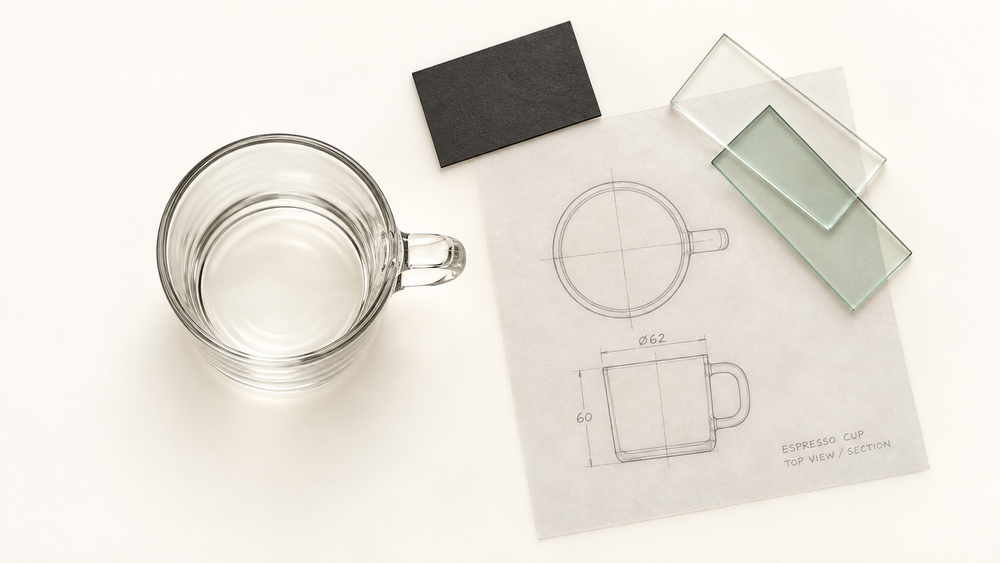
#> input picture assets/examples/real-objects-20260913/01-glass-cup/landscape/image.png, 1000 x 563 px, shrunk from 1672 x 941 before the run
$ python enhance_carrier_texture.py --input ../../../assets/examples/real-objects-20260913/01-glass-cup/landscape/image.png --output out.png
#> lines starting #> are read from the running program, lines starting #| are printed output that depends on the picture; after the words box and inside, x2 and y2 are one past the last pixel; in counts of white or black regions, pixels touching at a corner belong together
#!/usr/bin/env python3
"""Increase existing carrier micro-contrast without moving scene geometry."""

from __future__ import annotations

import argparse
import json
from pathlib import Path

try:
    from PIL import Image, ImageChops, ImageEnhance, ImageFilter, ImageOps
except ImportError as exc:  # pragma: no cover - environment-specific failure
    raise SystemExit("Pillow is required: python3 -m pip install Pillow") from exc


def _bounded_int(value: int, minimum: int, maximum: int, name: str) -> int:
#> in main, source is the input picture: PIL image 1000x563 RGB; mean R, G, B 232.3, 227.7, 219.9
    if not minimum <= value <= maximum:
        raise ValueError(f"{name} must be from {minimum} to {maximum}")
    return value


def _circular_hue_mask(channel: Image.Image, center: int, tolerance: int) -> Image.Image:
    return channel.point(
        lambda value: 255 if min(abs(value - center), 256 - abs(value - center)) <= tolerance else 0
    )


def build_carrier_mask(
    image: Image.Image,
    *,
    hue_center: int,
    hue_tolerance: int,
    minimum_saturation: int,
    maximum_value: int,
) -> Image.Image:
#> called with hue_center = 132, hue_tolerance = 18, minimum_saturation = 35, maximum_value = 150
    hsv = image.convert("HSV")
#> hsv: PIL image 1000x563 HSV; mean H, S, V 26.2, 14.2, 232.4
    hue, saturation, value = hsv.split()
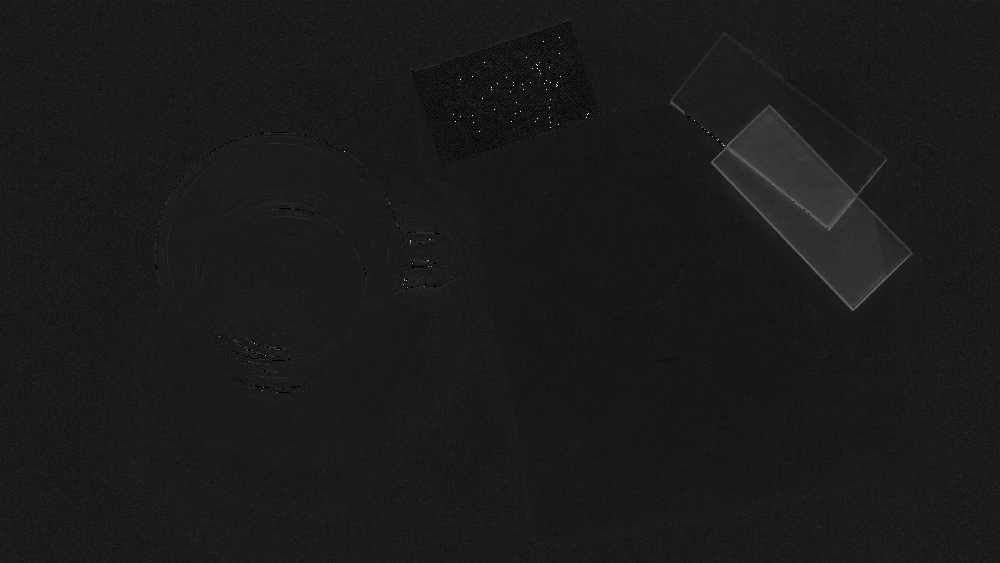
#> hue: PIL image 1000x563 L; min 0, max 247, mean 26.2
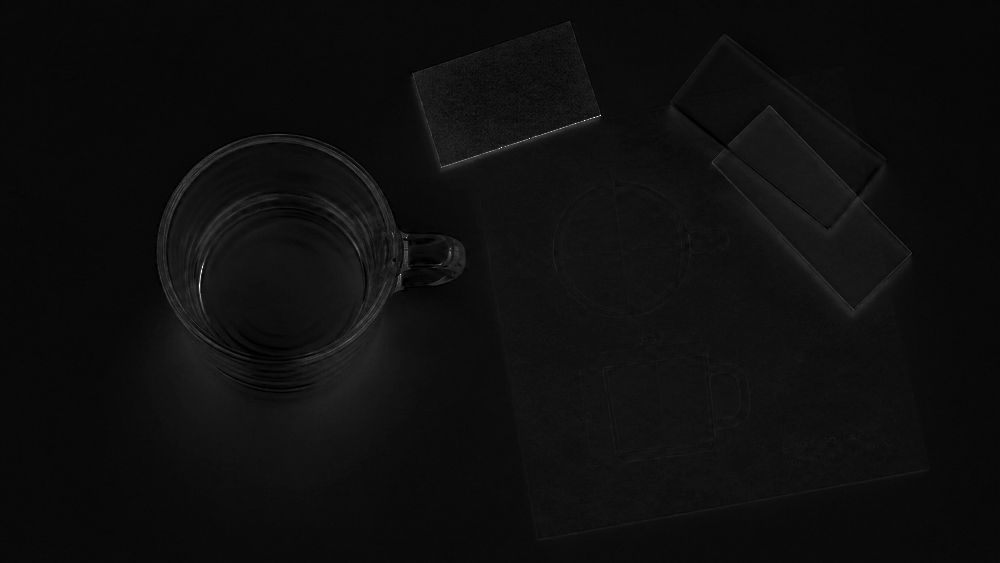
#> saturation: PIL image 1000x563 L; min 0, max 255, mean 14.2
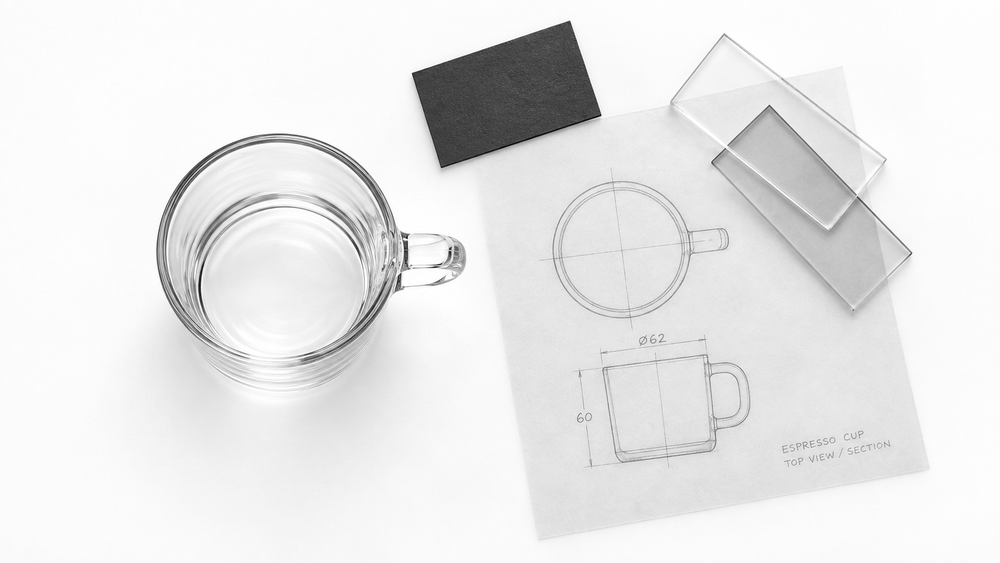
#> value: PIL image 1000x563 L; min 1, max 255, mean 232.4
    hue_mask = _circular_hue_mask(hue, hue_center, hue_tolerance)
#> in _circular_hue_mask, `return channel.point( lambda value: 255 if min(abs(value - center), 25..`:
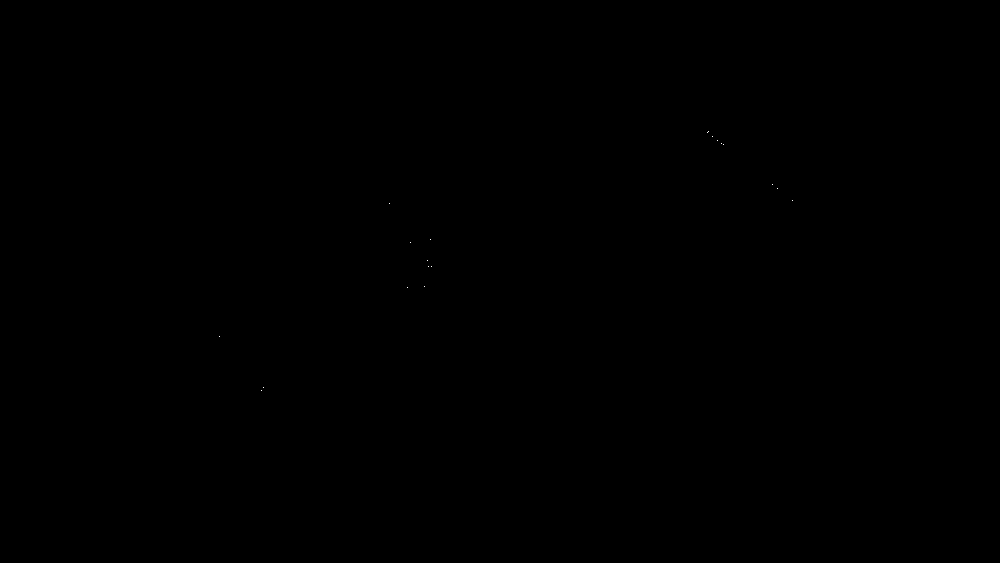
#> returned value: PIL image 1000x563 L; 0% white in thin lines or dots, all inside (x1, y1, x2, y2) = (219, 131, 793, 391)
    saturation_mask = saturation.point(lambda item: 255 if item >= minimum_saturation else 0)
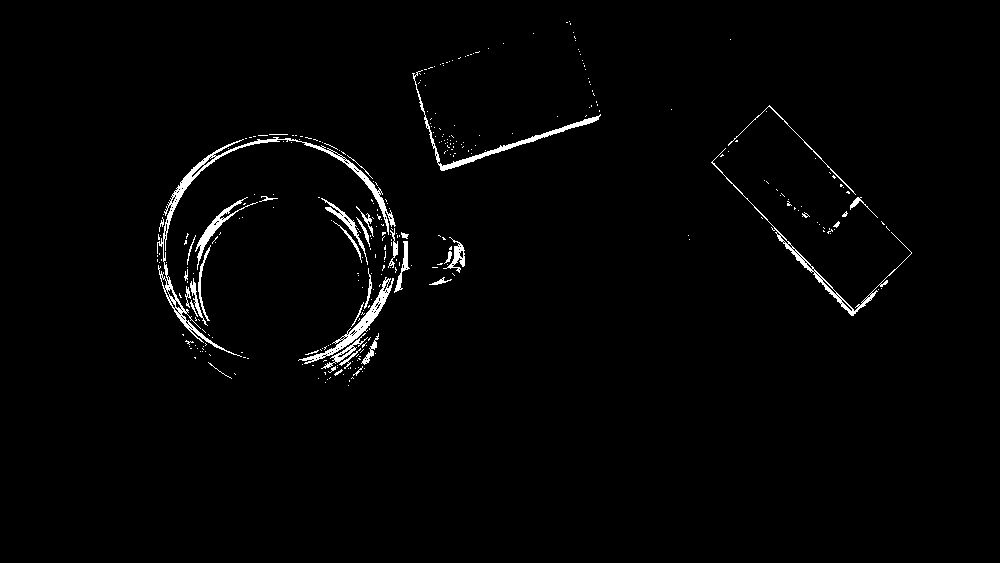
#> saturation_mask: PIL image 1000x563 L; 1.7% white; 328 white regions (290 under 20 px), largest, box (x1, y1, x2, y2) and area: (157, 137, 396, 357) 2287, (412, 70, 601, 171) 993, (298, 277, 394, 364) 957
    value_mask = value.point(lambda item: 255 if item <= maximum_value else 0)
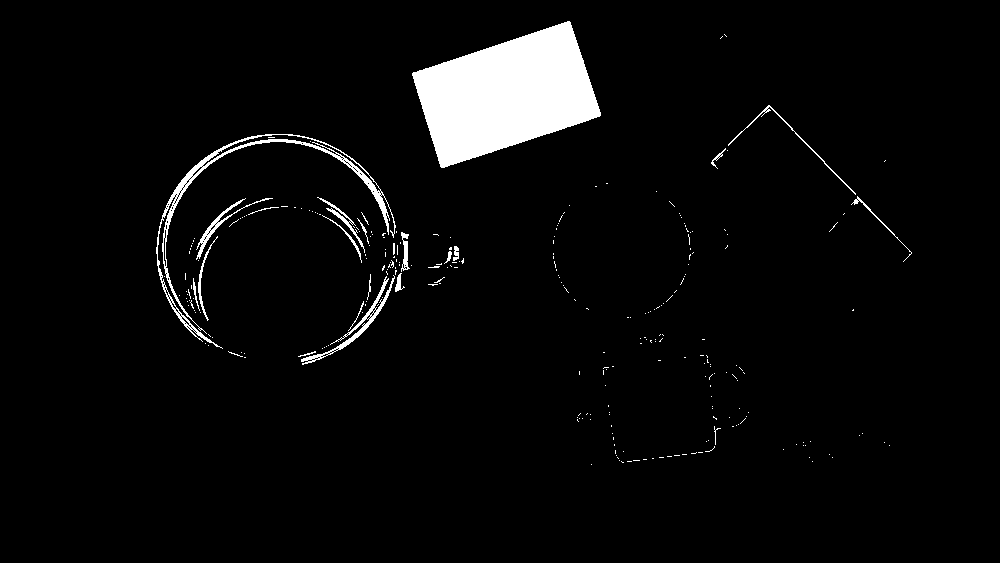
#> value_mask: PIL image 1000x563 L; 4.1% white; 278 white regions (256 under 20 px), largest, box (x1, y1, x2, y2) and area: (412, 21, 601, 168) 16889, (156, 134, 396, 349) 2673, (301, 275, 395, 365) 763
    mask = ImageChops.multiply(ImageChops.multiply(hue_mask, saturation_mask), value_mask)
#> mask: PIL image 1000x563 L; every value is 0
    # Close tiny holes inside the textile, then retreat from non-carrier edges.
    return mask.filter(ImageFilter.MaxFilter(3)).filter(ImageFilter.MinFilter(5))


def enhance(
    image: Image.Image,
    mask: Image.Image,
    *,
    radius: float,
    percent: int,
    threshold: int,
    contrast: float,
) -> tuple[Image.Image, dict[str, float | int]]:
#> called with radius = 1.1, percent = 150, threshold = 1, contrast = 1.02
    source = image.convert("RGB")
    sharpened = source.filter(ImageFilter.UnsharpMask(radius=radius, percent=percent, threshold=threshold))
    if contrast != 1.0:
        sharpened = ImageEnhance.Contrast(sharpened).enhance(contrast)
    result = Image.composite(sharpened, source, mask)
    difference = ImageChops.difference(source, result).convert("L")
    hard_mask = mask.point(lambda value: 255 if value else 0)
    outside = ImageChops.multiply(difference, ImageOps.invert(hard_mask))
    selected = sum(hard_mask.histogram()[1:])
#> selected = 0
    changed = sum(difference.histogram()[1:])
#> changed = 0
    return result, {
        "selected_carrier_percent": round(selected * 100.0 / (source.width * source.height), 3),
        "changed_pixel_percent": round(changed * 100.0 / (source.width * source.height), 3),
        "outside_carrier_changed_pixels": sum(outside.histogram()[1:]),
    }


def main() -> int:
    parser = argparse.ArgumentParser()
    parser.add_argument("--input", required=True, type=Path)
    parser.add_argument("--output", required=True, type=Path)
    parser.add_argument("--report", type=Path)
    parser.add_argument("--hue-center", type=int, default=132)
    parser.add_argument("--hue-tolerance", type=int, default=18)
    parser.add_argument("--minimum-saturation", type=int, default=35)
    parser.add_argument("--maximum-value", type=int, default=150)
    parser.add_argument("--radius", type=float, default=1.1)
    parser.add_argument("--percent", type=int, default=150)
    parser.add_argument("--threshold", type=int, default=1)
    parser.add_argument("--contrast", type=float, default=1.025)
    args = parser.parse_args()

    hue_center = _bounded_int(args.hue_center, 0, 255, "hue-center")
    hue_tolerance = _bounded_int(args.hue_tolerance, 0, 128, "hue-tolerance")
    minimum_saturation = _bounded_int(args.minimum_saturation, 0, 255, "minimum-saturation")
    maximum_value = _bounded_int(args.maximum_value, 0, 255, "maximum-value")
    if not 0.1 <= args.radius <= 4.0:
        raise ValueError("radius must be from 0.1 to 4.0")
    _bounded_int(args.percent, 1, 300, "percent")
    _bounded_int(args.threshold, 0, 32, "threshold")
    if not 1.0 <= args.contrast <= 1.12:
        raise ValueError("contrast must be from 1.0 to 1.12")

    source = Image.open(args.input).convert("RGB")
    mask = build_carrier_mask(
        source,
        hue_center=hue_center,
        hue_tolerance=hue_tolerance,
        minimum_saturation=minimum_saturation,
        maximum_value=maximum_value,
    )
    result, metrics = enhance(
        source,
        mask,
        radius=args.radius,
        percent=args.percent,
        threshold=args.threshold,
        contrast=args.contrast,
    )
#> metrics = {'selected_carrier_percent': 0, 'changed_pixel_percent': 0, 'outside_carrier_changed_pixels': 0}
    args.output.parent.mkdir(parents=True, exist_ok=True)
    result.save(args.output)
    report = {
        "version": 1,
        "method": "geometry_locked_carrier_microcontrast",
        "input": str(args.input),
        "output": str(args.output),
        "width": source.width,
        "height": source.height,
        "selection": {
            "hue_center": hue_center,
            "hue_tolerance": hue_tolerance,
            "minimum_saturation": minimum_saturation,
            "maximum_value": maximum_value,
        },
        "enhancement": {
            "radius": args.radius,
            "percent": args.percent,
            "threshold": args.threshold,
            "contrast": args.contrast,
        },
        **metrics,
        "claim_limit": "This report proves geometry preservation and color-bounded containment, not material identity or aesthetic acceptance.",
    }
    if args.report:
        args.report.parent.mkdir(parents=True, exist_ok=True)
        args.report.write_text(json.dumps(report, ensure_ascii=False, indent=2) + "\n", encoding="utf-8")
    print(json.dumps(report, ensure_ascii=False, indent=2))
#> (printed output is left out)
    return 0


if __name__ == "__main__":
    raise SystemExit(main())
#> (the program exits here)
